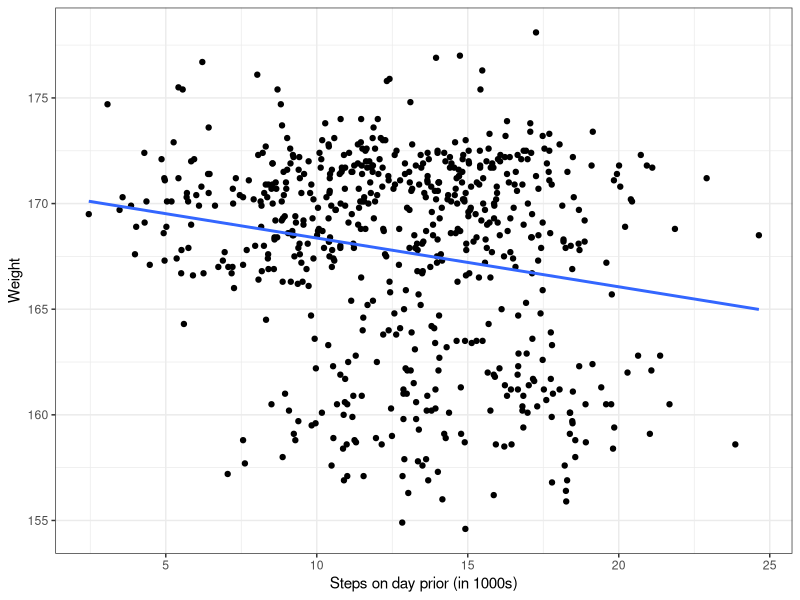
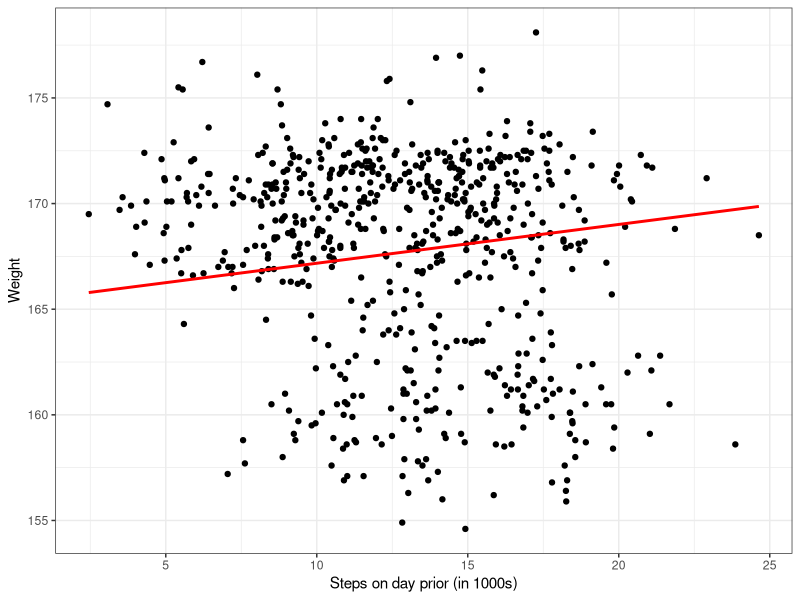

Write the R code that produced these figures, in order.
## ---- chunk 1

knitr::opts_chunk$set(echo = TRUE, message = FALSE, warning = FALSE, 
                      dev = 'svg', out.width = "45%", fig.width = 6,
                      fig.align="center")

require(knitr)
require(tidyverse)

## ---- chunk 2

health <- read.csv("../data/health.csv")

## ---- chunk 3

health %>%
  dplyr::slice(1:5) %>%
  kable()

## ---- chunk 4

health <- read.csv("../data/health.csv")

## ---- chunk 5

health <- read.csv("../data/health.csv")

## ---- chunk 6

health <- read.csv("../data/health.csv")

## ---- chunk 7
cor(health$steps.lag, health$weight)
## ---- chunk 8
health <- na.omit(health)
## ---- chunk 9
cor(health$steps.lag, health$weight)
## ---- chunk 10

ggplot(health, aes(x = steps.lag, y = weight)) +
  geom_point() +
  geom_smooth(method = 'lm', se = FALSE) +
  theme_bw() +
  labs(x = 'Steps on day prior (in 1000s)', 
       y = "Weight")

## ---- chunk 11

ggplot() +
  geom_point(data = health, aes(x = steps.lag, y = weight)) +
  geom_smooth(data = health %>%
                mutate(weight = rev(weight)), aes(x = steps.lag, y = weight), 
              method = 'lm', se = FALSE, colour = "red") +
  theme_bw() +
  labs(x = 'Steps on day prior (in 1000s)', 
       y = "Weight")

## ---- chunk 12
fit <- lm(weight ~ steps.lag, data = health)
## ---- chunk 13
fit
## ---- chunk 14
summary(fit)
## ---- chunk 15
midterms <- read.csv("../data/midterms.csv")
## ---- chunk 16
midterms %>%
  dplyr::slice(1:5) %>%
  kable()
## ---- chunk 17
mult.fit <- lm(seat.change ~ approval + rdi.change, data = midterms)

mult.fit
## ---- chunk 18

summary(mult.fit)

## ---- chunk 19
midterms %>%
  dplyr::filter(year == 2018) %>%
  kable()
## ---- chunk 20
mult.fit
## ---- chunk 21
-120.436 + 1.572 * 38 + 3.334 * 4.1
## ---- chunk 22
fit <- lm(seat.change ~ approval, data = midterms)

fit
## ---- chunk 23
-96.845 + 1.424 * 38
